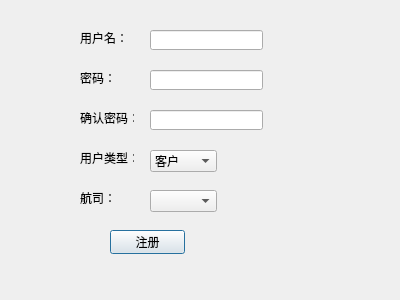
<?xml version="1.0" encoding="UTF-8"?>
<ui version="4.0">
 <class>RegisterDialog</class>
 <widget class="QDialog" name="RegisterDialog">
  <property name="geometry">
   <rect>
    <x>0</x>
    <y>0</y>
    <width>400</width>
    <height>300</height>
   </rect>
  </property>
  <property name="windowTitle">
   <string>Dialog</string>
  </property>
  <widget class="QLabel" name="labelUserName">
   <property name="geometry">
    <rect>
     <x>80</x>
     <y>30</y>
     <width>54</width>
     <height>16</height>
    </rect>
   </property>
   <property name="text">
    <string>用户名：</string>
   </property>
  </widget>
  <widget class="QLabel" name="labelPassword">
   <property name="geometry">
    <rect>
     <x>80</x>
     <y>70</y>
     <width>54</width>
     <height>16</height>
    </rect>
   </property>
   <property name="text">
    <string>密码：</string>
   </property>
  </widget>
  <widget class="QLabel" name="labelRePassword">
   <property name="geometry">
    <rect>
     <x>80</x>
     <y>110</y>
     <width>54</width>
     <height>16</height>
    </rect>
   </property>
   <property name="text">
    <string>确认密码：</string>
   </property>
  </widget>
  <widget class="QLineEdit" name="txtUserName">
   <property name="geometry">
    <rect>
     <x>150</x>
     <y>30</y>
     <width>113</width>
     <height>20</height>
    </rect>
   </property>
  </widget>
  <widget class="QLineEdit" name="txtPassword">
   <property name="geometry">
    <rect>
     <x>150</x>
     <y>70</y>
     <width>113</width>
     <height>20</height>
    </rect>
   </property>
  </widget>
  <widget class="QLineEdit" name="txtRePassword">
   <property name="geometry">
    <rect>
     <x>150</x>
     <y>110</y>
     <width>113</width>
     <height>20</height>
    </rect>
   </property>
  </widget>
  <widget class="QLabel" name="labelUserType">
   <property name="geometry">
    <rect>
     <x>80</x>
     <y>150</y>
     <width>54</width>
     <height>16</height>
    </rect>
   </property>
   <property name="text">
    <string>用户类型：</string>
   </property>
  </widget>
  <widget class="QComboBox" name="cbxUserType">
   <property name="geometry">
    <rect>
     <x>150</x>
     <y>150</y>
     <width>67</width>
     <height>22</height>
    </rect>
   </property>
   <item>
    <property name="text">
     <string>客户</string>
    </property>
   </item>
   <item>
    <property name="text">
     <string>管理员</string>
    </property>
   </item>
  </widget>
  <widget class="QLabel" name="labelCompanyName">
   <property name="geometry">
    <rect>
     <x>80</x>
     <y>190</y>
     <width>54</width>
     <height>16</height>
    </rect>
   </property>
   <property name="text">
    <string>航司：</string>
   </property>
  </widget>
  <widget class="QComboBox" name="cbxCompanyName">
   <property name="geometry">
    <rect>
     <x>150</x>
     <y>190</y>
     <width>67</width>
     <height>22</height>
    </rect>
   </property>
  </widget>
  <widget class="QPushButton" name="pushButton">
   <property name="geometry">
    <rect>
     <x>110</x>
     <y>230</y>
     <width>75</width>
     <height>24</height>
    </rect>
   </property>
   <property name="text">
    <string>注册</string>
   </property>
  </widget>
 </widget>
 <resources/>
 <connections/>
</ui>
